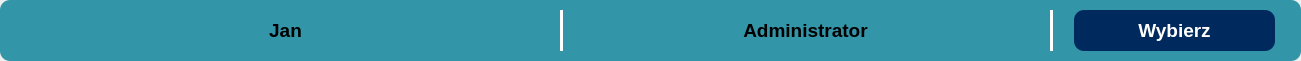
<?xml version="1.0" encoding="UTF-8"?>
<ui version="4.0">
 <class>PrescriptionListItem</class>
 <widget class="QWidget" name="PrescriptionListItem">
  <property name="geometry">
   <rect>
    <x>0</x>
    <y>0</y>
    <width>1301</width>
    <height>61</height>
   </rect>
  </property>
  <property name="minimumSize">
   <size>
    <width>1301</width>
    <height>61</height>
   </size>
  </property>
  <property name="windowTitle">
   <string>Form</string>
  </property>
  <widget class="QFrame" name="frame_4">
   <property name="geometry">
    <rect>
     <x>0</x>
     <y>0</y>
     <width>1301</width>
     <height>61</height>
    </rect>
   </property>
   <property name="styleSheet">
    <string notr="true">background-color: rgb(50, 149, 168);
border-radius: 10px;</string>
   </property>
   <property name="frameShape">
    <enum>QFrame::Shape::StyledPanel</enum>
   </property>
   <property name="frameShadow">
    <enum>QFrame::Shadow::Raised</enum>
   </property>
   <widget class="Line" name="line_19">
    <property name="geometry">
     <rect>
      <x>1050</x>
      <y>10</y>
      <width>3</width>
      <height>41</height>
     </rect>
    </property>
    <property name="styleSheet">
     <string notr="true">background-color: white;</string>
    </property>
    <property name="orientation">
     <enum>Qt::Orientation::Vertical</enum>
    </property>
   </widget>
   <widget class="QLabel" name="docLabel">
    <property name="geometry">
     <rect>
      <x>570</x>
      <y>10</y>
      <width>471</width>
      <height>41</height>
     </rect>
    </property>
    <property name="font">
     <font>
      <pointsize>14</pointsize>
      <bold>true</bold>
     </font>
    </property>
    <property name="layoutDirection">
     <enum>Qt::LayoutDirection::LeftToRight</enum>
    </property>
    <property name="styleSheet">
     <string notr="true"/>
    </property>
    <property name="text">
     <string>Administrator</string>
    </property>
    <property name="textFormat">
     <enum>Qt::TextFormat::RichText</enum>
    </property>
    <property name="alignment">
     <set>Qt::AlignmentFlag::AlignCenter</set>
    </property>
   </widget>
   <widget class="Line" name="line_20">
    <property name="geometry">
     <rect>
      <x>560</x>
      <y>10</y>
      <width>3</width>
      <height>41</height>
     </rect>
    </property>
    <property name="styleSheet">
     <string notr="true">background-color: white;</string>
    </property>
    <property name="orientation">
     <enum>Qt::Orientation::Vertical</enum>
    </property>
   </widget>
   <widget class="QLabel" name="patLabel">
    <property name="geometry">
     <rect>
      <x>20</x>
      <y>10</y>
      <width>531</width>
      <height>41</height>
     </rect>
    </property>
    <property name="font">
     <font>
      <pointsize>14</pointsize>
      <bold>true</bold>
     </font>
    </property>
    <property name="layoutDirection">
     <enum>Qt::LayoutDirection::LeftToRight</enum>
    </property>
    <property name="styleSheet">
     <string notr="true"/>
    </property>
    <property name="text">
     <string>Jan</string>
    </property>
    <property name="textFormat">
     <enum>Qt::TextFormat::RichText</enum>
    </property>
    <property name="alignment">
     <set>Qt::AlignmentFlag::AlignCenter</set>
    </property>
   </widget>
   <widget class="QPushButton" name="addButton">
    <property name="geometry">
     <rect>
      <x>1074</x>
      <y>10</y>
      <width>201</width>
      <height>41</height>
     </rect>
    </property>
    <property name="font">
     <font>
      <pointsize>14</pointsize>
      <bold>true</bold>
     </font>
    </property>
    <property name="styleSheet">
     <string notr="true">background-color: rgb(0, 41, 94);
border-radius: 10px;
color: white</string>
    </property>
    <property name="text">
     <string>Wybierz</string>
    </property>
   </widget>
  </widget>
 </widget>
 <resources/>
 <connections/>
</ui>
